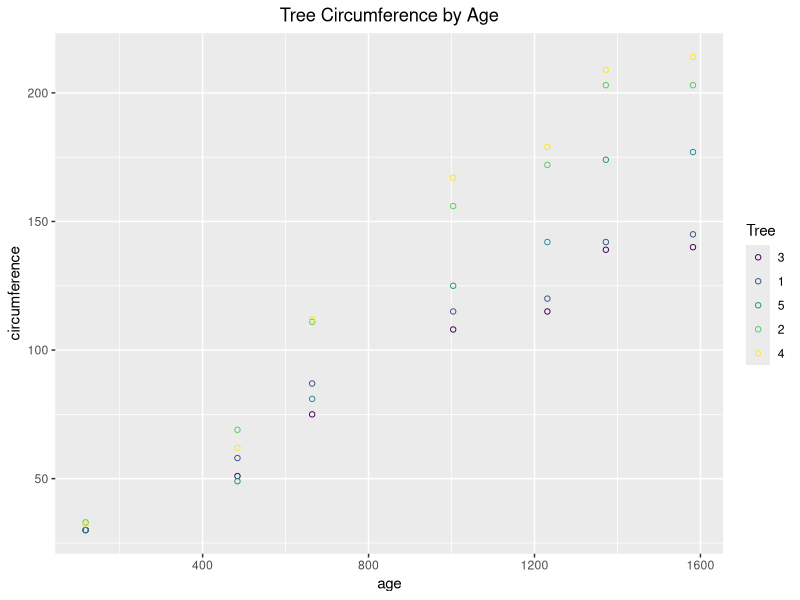
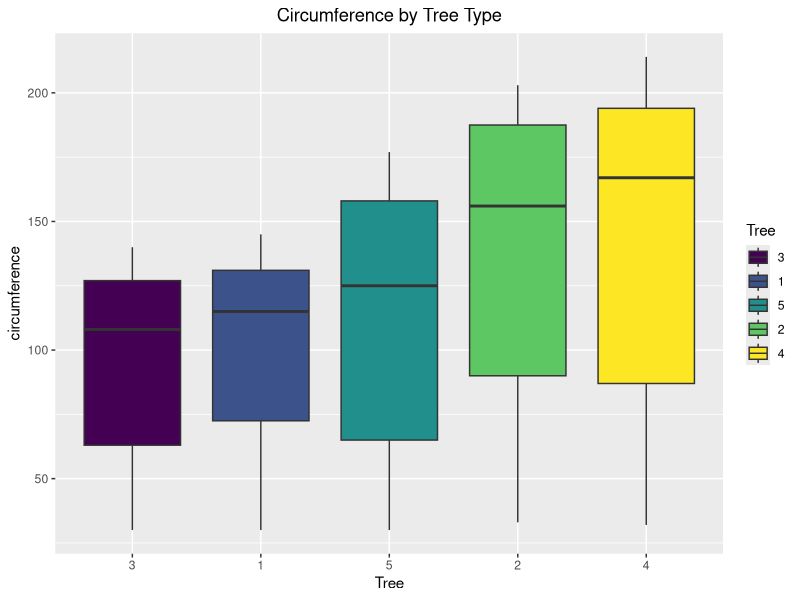

Source code (R) for these figures, in order:
## Author: Peter Byrd
## Data: November 25, 2016
## Case Study 2 - Question 3

### Calculate the mean and the median of the trunk circumferences for different sizes of trees
mean(subset(Orange, Tree == 1)$circumference)
median(subset(Orange, Tree ==1)$circumference)

mean(subset(Orange, Tree == 2)$circumference)
median(subset(Orange, Tree ==2)$circumference)

mean(subset(Orange, Tree == 3)$circumference)
median(subset(Orange, Tree ==3)$circumference)

mean(subset(Orange, Tree == 4)$circumference)
median(subset(Orange, Tree ==4)$circumference)

mean(subset(Orange, Tree == 5)$circumference)
median(subset(Orange, Tree ==5)$circumference)

# Create a scatter plot of the data
require(ggplot2)
require(reshape2)
ggplot(Orange, aes(x=age, y=circumference, color=Tree)) + geom_point(shape=1) + 
  ggtitle("Tree Circumference by Age") + theme(plot.title = element_text(hjust = 0.5))

# Create a boxplot of circumference by Tree
ggplot(Orange, aes(x=Tree, y=circumference)) + geom_boxplot(aes(fill=Tree)) +
  ggtitle("Circumference by Tree Type") + theme(plot.title = element_text(hjust = 0.5))

